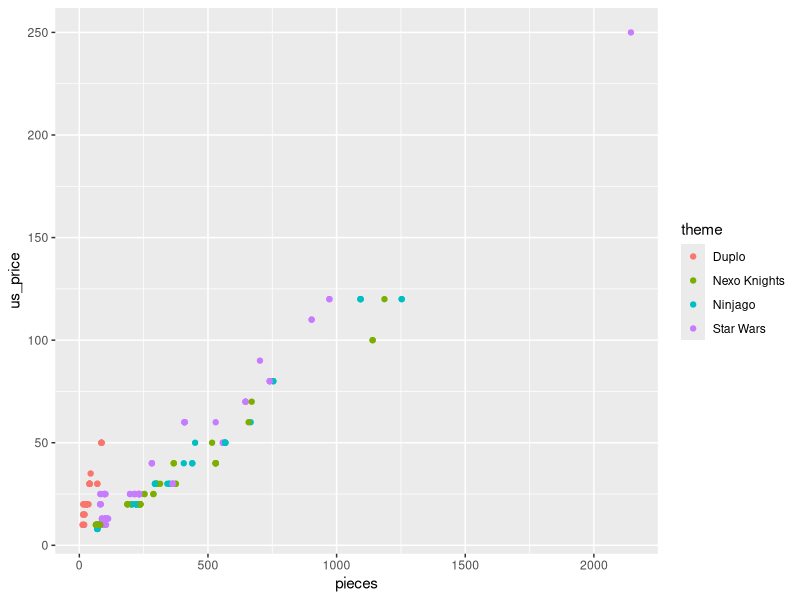
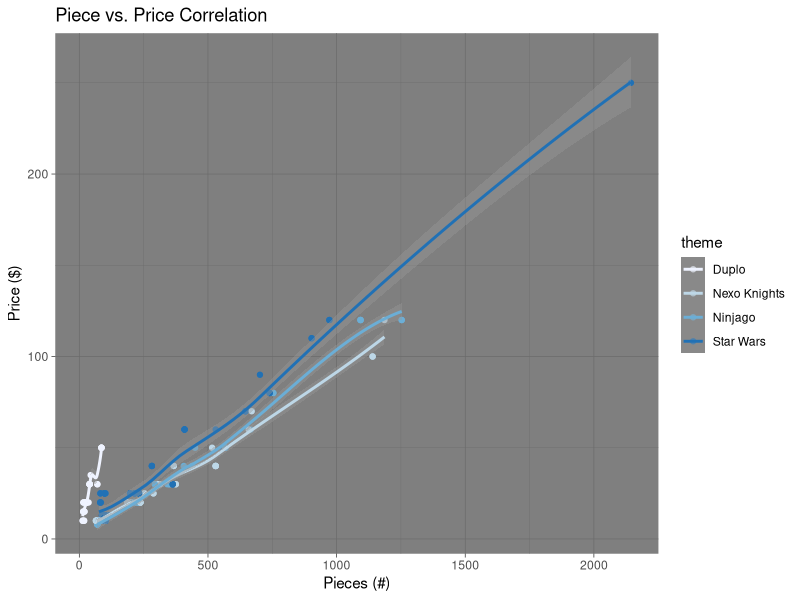

R code for these plots, in order:
## ---- chunk 1
library(tidyverse) 
## ---- chunk 2
lego_sales <- read_csv("data/lego_sales.csv")
view(lego_sales)
## ---- chunk 3
mostCommon1stNames <- lego_sales %>%
  count(first_name) %>%
  arrange(desc(n)) %>%
  top_n(3) #comment out to see the full list sorted in descending order
mostCommon1stNames
## ---- chunk 4
mostCommonSetThemes <- lego_sales %>%
  count(theme) %>%
  arrange(desc(n)) %>%
  top_n(3) #comment out to see the full list sorted in descending order
mostCommonSetThemes
## ---- chunk 5

#The most common set theme can be determined from running above code chunk and 
#determining theme with greatest n.
#For more explicit needs, the following will also return the most popular theme:
# mostCommonSetThemes %>% top_n(1) %>% select(theme)

mostCommonSubtheme <- lego_sales %>%
  filter(theme == 'Star Wars') %>% 
  #Can modify theme input to view most common subtheme for different theme.
  count(subtheme) %>%
  arrange(desc(n)) %>%
  top_n(1) #comment out to see the full list sorted in descending order

mostCommonSubtheme
  
## ---- chunk 6
lego_sales <- lego_sales %>%
  mutate(age_group = 
           case_when(
             age <= 18 ~ "18 and under",
             age <= 25 ~ "19-25",
             age <= 35 ~ "26-35",
             age <= 50 ~ "36-50",
             TRUE ~ "51 and over"
             )
         )
## ---- chunk 7
#-----------------------------------
#Probability_1

#P(19-25) = (19-25 age group) / total

P1 <- lego_sales %>%
  count(age_group)  %>%
  mutate(age_props = n / sum(n)) %>%
  filter(age_group == "19-25")
P1

#P(19-25) = 129 / 620 = 0.2080645

#-----------------------------------
#Probability_2

#P(19-25 & purchased Duplo set) = (19-25 & purchased Duplo set) / total
#not necessarily independent events.

P2 <- lego_sales %>%
  count(age_group, theme)  %>%
  mutate(age_props = n / sum(n)) %>%
  filter(age_group == "19-25", theme == "Duplo")
P2

#P(19-25 & purchased Duplo set) = 9 / 620 = 0.01451613

#-----------------------------------
#Probability_3

#P(19-25 GIVEN purchased Duplo set) =
#P(19-25 & purchased Duplo set) / P(purchased a Duplo set)

P_duplo <- lego_sales %>%
  count(theme)  %>%
  mutate(theme_props = n / sum(n)) %>%
  filter(theme == "Duplo")
P_duplo

#P_duplo = 35 / 620 = 0.05645161

P3 <- 9 / 35
P3

#P3 = P2 / P_duplo = 0.01451613 / 0.05645161 = 0.2571429
## ---- chunk 8
age_group_most_purchases <- lego_sales %>%
  group_by(age_group) %>%
  summarise(quantity_purchased = sum(quantity)) %>%
  arrange(desc(quantity_purchased)) %>%
  top_n(1) #comment out to see the full list sorted in descending order
age_group_most_purchases
## ---- chunk 9
age_group_most_money <- lego_sales %>%
  group_by(age_group) %>%
  summarise(total_USD_spent = sum(us_price * quantity)) %>%
  arrange(desc(total_USD_spent)) %>%
  top_n(1) #comment out to see the full list sorted in descending order
  
age_group_most_money
## ---- chunk 10
piece_price_corr_viz <-
  lego_sales %>%
  filter(theme %in% c("Duplo", "Ninjago", "Star Wars", "Nexo Knights")) %>%
  
  ggplot(mapping = aes(x = pieces,
                       y = us_price,
                       color = theme)) +
    geom_point(na.rm = TRUE)
  
piece_price_corr_viz
## ---- chunk 11
piece_price_corr_viz + 
  theme_dark() + 
  scale_colour_brewer() +
  labs(x = 'Pieces (#)',
       y = 'Price ($)',
       title = 'Piece vs. Price Correlation'
       ) +
  geom_smooth()
